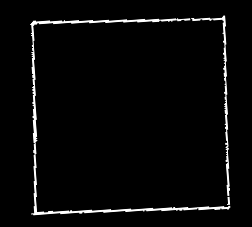
#> input picture Project Romero/mask/img/bp3.png, 252 x 227 px
$ python harris.py
#> lines starting #> are read from the running program, lines starting #| are printed output that depends on the picture; after the words box and inside, x2 and y2 are one past the last pixel; in counts of white or black regions, pixels touching at a corner belong together
import cv2
import numpy as np

filename = 'img/bp3.png'
img = cv2.imread(filename)
#> img is the input picture: shape (227, 252, 3); min 0, max 255, mean 8
gray = cv2.cvtColor(img,cv2.COLOR_BGR2GRAY)
cv2.imshow('fuck',gray)

gray = np.float32(gray)
dst = cv2.cornerHarris(gray,9,11,0.08)
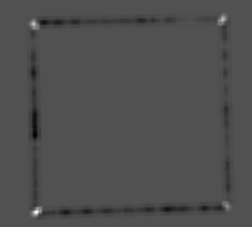
#> dst: shape (227, 252) float32; min -1.55e+16, max 3.33e+16, mean -3.55e+14; drawn with min black and max white
print(len(dst))
#| 227

#result is dilated for marking the corners, not important
dst = cv2.dilate(dst,None)

# Threshold for an optimal value, it may vary depending on the image.
img[dst>0.3*dst.max()]=[0,0,255]
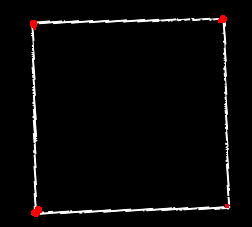
#> img: shape (227, 252, 3); 0.38% of pixels changed, all inside (x1, y1, x2, y2) = (30, 15, 229, 217)

cv2.imshow('dst',img)
if cv2.waitKey(0) & 0xff == 27:
#> (key Esc is pressed here)
    cv2.destroyAllWindows()

$ run again, with Project Romero/mask/img/bp.png copied over Project Romero/mask/img/bp3.png
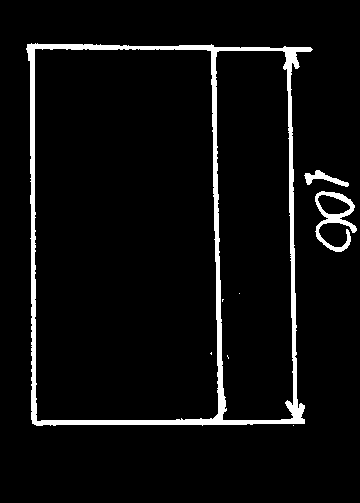
#> input picture Project Romero/mask/img/bp.png, 360 x 503 px
#> img is the input picture: shape (503, 360, 3); 5.2% white; 8 white regions (5 under 20 px), largest, box (x1, y1, x2, y2) and area: (26, 43, 313, 426) 8220, (315, 191, 357, 252) 856, (304, 170, 349, 187) 283
#> `dst = cv2.cornerHarris(gray,9,11,0.08)`:
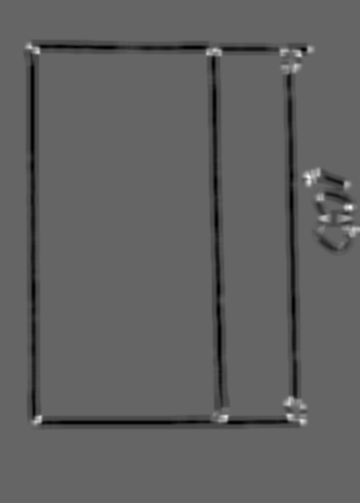
#> dst: shape (503, 360) float32; min -3.26e+16, max 4.91e+16, mean -1.37e+15; drawn with min black and max white
#| 503
#> `img[dst>0.3*dst.max()]=[0,0,255]`:
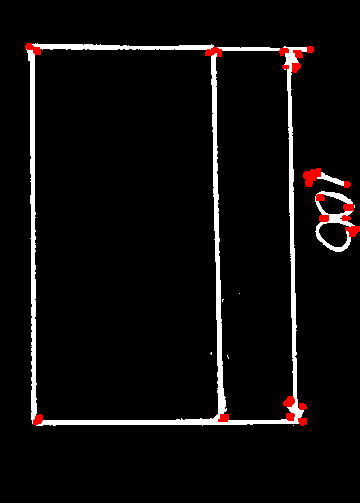
#> img: shape (503, 360, 3); 0.86% of pixels changed, all inside (x1, y1, x2, y2) = (25, 43, 360, 426)

$ run again, with Project Romero/mask/img/bp_fig.png copied over Project Romero/mask/img/bp3.png
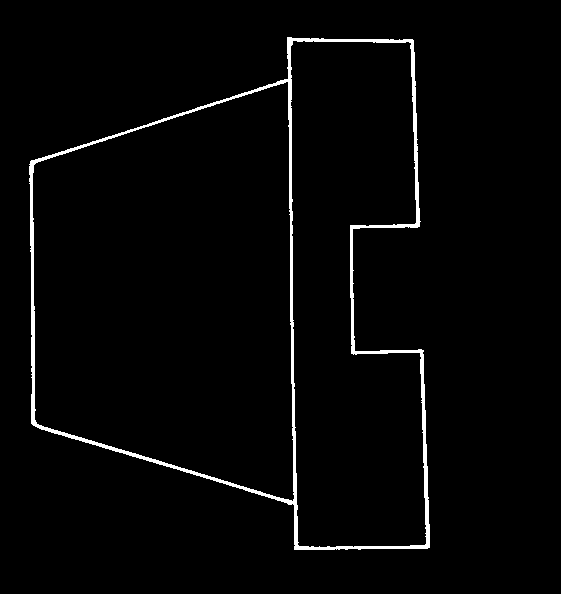
#> input picture Project Romero/mask/img/bp_fig.png, 561 x 594 px
#> img is the input picture: shape (594, 561, 3); 2.3% white; 1 white region, box (x1, y1, x2, y2) and area: (29, 37, 430, 550) 7532
#> `dst = cv2.cornerHarris(gray,9,11,0.08)`:
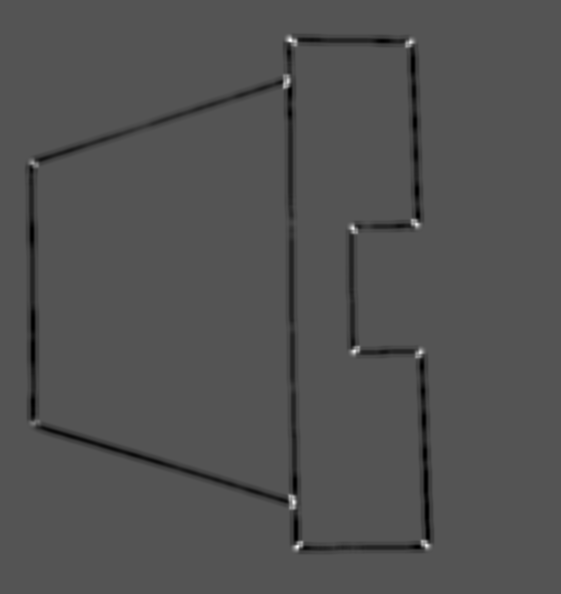
#> dst: shape (594, 561) float32; min -2.58e+16, max 5.2e+16, mean -6.43e+14; drawn with min black and max white
#| 594
#> `img[dst>0.3*dst.max()]=[0,0,255]`:
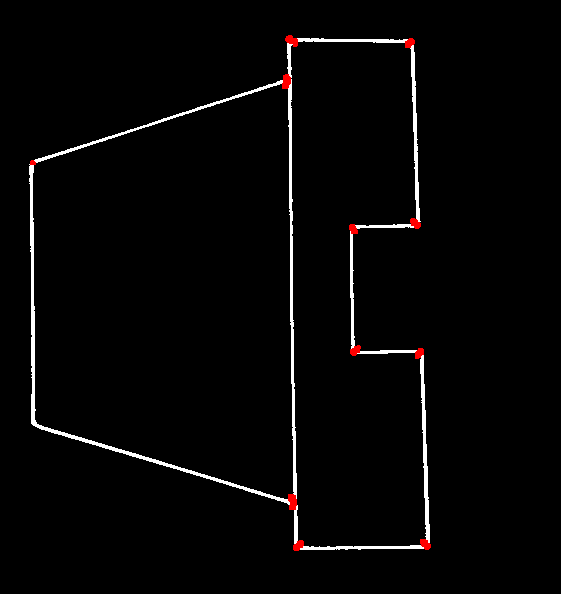
#> img: shape (594, 561, 3); 0.28% of pixels changed, all inside (x1, y1, x2, y2) = (30, 35, 431, 551)
